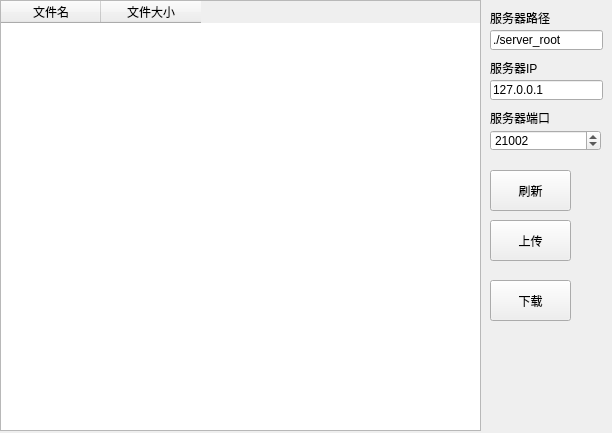
<?xml version="1.0" encoding="UTF-8"?>
<ui version="4.0">
    <class>XDiskGUIClass</class>
    <widget class="QWidget" name="XDiskGUIClass">
        <property name="geometry">
            <rect>
                <x>0</x>
                <y>0</y>
                <width>612</width>
                <height>433</height>
            </rect>
        </property>
        <property name="windowTitle">
            <string>XDiskGUI</string>
        </property>
        <widget class="QPushButton" name="refleshButton">
            <property name="geometry">
                <rect>
                    <x>490</x>
                    <y>170</y>
                    <width>81</width>
                    <height>41</height>
                </rect>
            </property>
            <property name="text">
                <string>刷新</string>
            </property>
        </widget>
        <widget class="QPushButton" name="uploadButton">
            <property name="geometry">
                <rect>
                    <x>490</x>
                    <y>220</y>
                    <width>81</width>
                    <height>41</height>
                </rect>
            </property>
            <property name="text">
                <string>上传</string>
            </property>
        </widget>
        <widget class="QTableWidget" name="filelistWidget">
            <property name="geometry">
                <rect>
                    <x>0</x>
                    <y>0</y>
                    <width>481</width>
                    <height>431</height>
                </rect>
            </property>
            <property name="selectionBehavior">
                <enum>QAbstractItemView::SelectRows</enum>
            </property>
            <column>
                <property name="text">
                    <string>文件名</string>
                </property>
            </column>
            <column>
                <property name="text">
                    <string>文件大小</string>
                </property>
            </column>
        </widget>
        <widget class="QLineEdit" name="ipEdit">
            <property name="geometry">
                <rect>
                    <x>490</x>
                    <y>80</y>
                    <width>113</width>
                    <height>20</height>
                </rect>
            </property>
            <property name="text">
                <string>127.0.0.1</string>
            </property>
        </widget>
        <widget class="QSpinBox" name="portBox">
            <property name="geometry">
                <rect>
                    <x>490</x>
                    <y>130</y>
                    <width>111</width>
                    <height>21</height>
                </rect>
            </property>
            <property name="maximum">
                <number>65535</number>
            </property>
            <property name="value">
                <number>21002</number>
            </property>
        </widget>
        <widget class="QLineEdit" name="pathEdit">
            <property name="geometry">
                <rect>
                    <x>490</x>
                    <y>30</y>
                    <width>113</width>
                    <height>20</height>
                </rect>
            </property>
            <property name="text">
                <string>./server_root</string>
            </property>
        </widget>
        <widget class="QLabel" name="label">
            <property name="geometry">
                <rect>
                    <x>490</x>
                    <y>10</y>
                    <width>111</width>
                    <height>16</height>
                </rect>
            </property>
            <property name="text">
                <string>服务器路径</string>
            </property>
        </widget>
        <widget class="QLabel" name="label_2">
            <property name="geometry">
                <rect>
                    <x>490</x>
                    <y>60</y>
                    <width>111</width>
                    <height>16</height>
                </rect>
            </property>
            <property name="text">
                <string>服务器IP</string>
            </property>
        </widget>
        <widget class="QLabel" name="label_3">
            <property name="geometry">
                <rect>
                    <x>490</x>
                    <y>110</y>
                    <width>111</width>
                    <height>16</height>
                </rect>
            </property>
            <property name="text">
                <string>服务器端口</string>
            </property>
        </widget>
        <widget class="QPushButton" name="downloadButton">
            <property name="geometry">
                <rect>
                    <x>490</x>
                    <y>280</y>
                    <width>81</width>
                    <height>41</height>
                </rect>
            </property>
            <property name="text">
                <string>下载</string>
            </property>
        </widget>
    </widget>
    <layoutdefault spacing="6" margin="11"/>
    <resources>
        <include location="xdisk_gui.qrc"/>
    </resources>
    <connections>
        <connection>
            <sender>refleshButton</sender>
            <signal>clicked()</signal>
            <receiver>XDiskGUIClass</receiver>
            <slot>Refresh()</slot>
            <hints>
                <hint type="sourcelabel">
                    <x>519</x>
                    <y>29</y>
                </hint>
                <hint type="destinationlabel">
                    <x>611</x>
                    <y>415</y>
                </hint>
            </hints>
        </connection>
        <connection>
            <sender>uploadButton</sender>
            <signal>clicked()</signal>
            <receiver>XDiskGUIClass</receiver>
            <slot>Upload()</slot>
            <hints>
                <hint type="sourcelabel">
                    <x>548</x>
                    <y>110</y>
                </hint>
                <hint type="destinationlabel">
                    <x>662</x>
                    <y>259</y>
                </hint>
            </hints>
        </connection>
        <connection>
            <sender>downloadButton</sender>
            <signal>clicked()</signal>
            <receiver>XDiskGUIClass</receiver>
            <slot>Download()</slot>
            <hints>
                <hint type="sourcelabel">
                    <x>535</x>
                    <y>307</y>
                </hint>
                <hint type="destinationlabel">
                    <x>676</x>
                    <y>381</y>
                </hint>
            </hints>
        </connection>
    </connections>
    <slots>
        <slot>Refresh()</slot>
        <slot>Upload()</slot>
        <slot>Download()</slot>
    </slots>
</ui>
